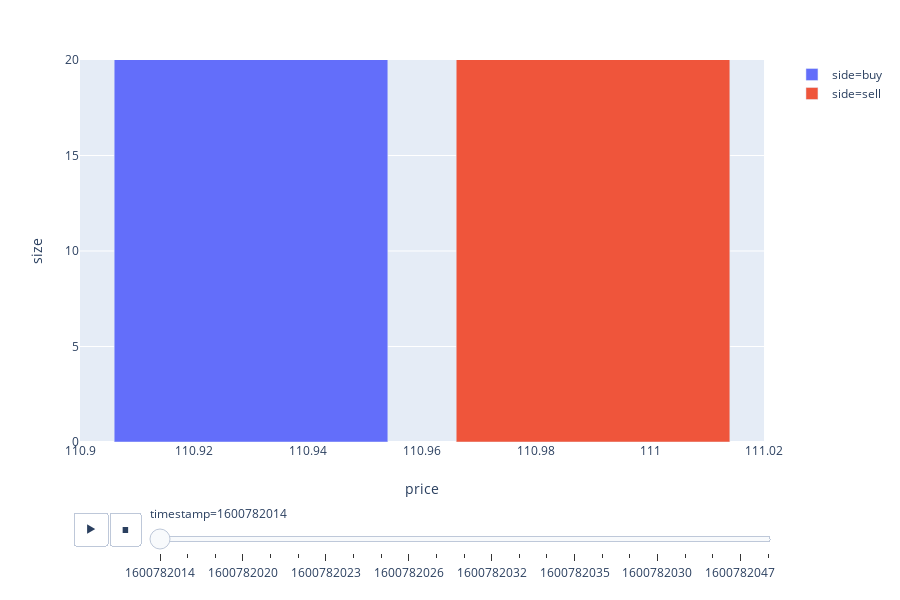

The cell this chart's notebook holds for it:
### Code cell
fig = px.bar(_tmp_data, x="price", y="size", color="side",
   animation_frame="timestamp", animation_group="side", 
   range_y=[0,20])
fig.update_layout(
    height=600,
    title_text=''
)
fig.show()

### Figure 1 — Plotly figure (JSON) as saved in the notebook; plotly's stock layout.template omitted (floating-point values rounded to 4 significant figures)
{"data": [{"alignmentgroup": "True", "hoverlabel": {"namelength": 0}, "hovertemplate": "side=buy<br>timestamp=1600782014<br>price=%{x}<br>size=%{y}", "ids": ["buy", "buy"], "legendgroup": "side=buy", "marker": {"color": "#636efa"}, "name": "side=buy", "offsetgroup": "side=buy", "orientation": "v", "showlegend": true, "textposition": "auto", "type": "bar", "x": [110.9, 110.9], "xaxis": "x", "y": [100, 0], "yaxis": "y"}, {"alignmentgroup": "True", "hoverlabel": {"namelength": 0}, "hovertemplate": "side=sell<br>timestamp=1600782014<br>price=%{x}<br>size=%{y}", "ids": ["sell"], "legendgroup": "side=sell", "marker": {"color": "#EF553B"}, "name": "side=sell", "offsetgroup": "side=sell", "orientation": "v", "showlegend": true, "textposition": "auto", "type": "bar", "x": [111.0], "xaxis": "x", "y": [100], "yaxis": "y"}], "layout": {"barmode": "relative", "height": 600, "legend": {"tracegroupgap": 0}, "margin": {"t": 60}, "sliders": [{"active": 0, "currentvalue": {"prefix": "timestamp="}, "len": 0.9, "pad": {"b": 10, "t": 60}, "steps": [{"args": [["1600782014"], {"frame": {"duration": 0, "redraw": true}, "fromcurrent": true, "mode": "immediate", "transition": {"duration": 0, "easing": "linear"}}], "label": "1600782014", "method": "animate"}, {"args": [["1600782018"], {"frame": {"duration": 0, "redraw": true}, "fromcurrent": true, "mode": "immediate", "transition": {"duration": 0, "easing": "linear"}}], "label": "1600782018", "method": "animate"}, {"args": [["1600782019"], {"frame": {"duration": 0, "redraw": true}, "fromcurrent": true, "mode": "immediate", "transition": {"duration": 0, "easing": "linear"}}], "label": "1600782019", "method": "animate"}, {"args": [["1600782020"], {"frame": {"duration": 0, "redraw": true}, "fromcurrent": true, "mode": "immediate", "transition": {"duration": 0, "easing": "linear"}}], "label": "1600782020", "method": "animate"}, {"args": [["1600782021"], {"frame": {"duration": 0, "redraw": true}, "fromcurrent": true, "mode": "immediate", "transition": {"duration": 0, "easing": "linear"}}], "label": "1600782021", "method": "animate"}, {"args": [["1600782022"], {"frame": {"duration": 0, "redraw": true}, "fromcurrent": true, "mode": "immediate", "transition": {"duration": 0, "easing": "linear"}}], "label": "1600782022", "method": "animate"}, {"args": [["1600782023"], {"frame": {"duration": 0, "redraw": true}, "fromcurrent": true, "mode": "immediate", "transition": {"duration": 0, "easing": "linear"}}], "label": "1600782023", "method": "animate"}, {"args": [["1600782024"], {"frame": {"duration": 0, "redraw": true}, "fromcurrent": true, "mode": "immediate", "transition": {"duration": 0, "easing": "linear"}}], "label": "1600782024", "method": "animate"}, {"args": [["1600782025"], {"frame": {"duration": 0, "redraw": true}, "fromcurrent": true, "mode": "immediate", "transition": {"duration": 0, "easing": "linear"}}], "label": "1600782025", "method": "animate"}, {"args": [["1600782026"], {"frame": {"duration": 0, "redraw": true}, "fromcurrent": true, "mode": "immediate", "transition": {"duration": 0, "easing": "linear"}}], "label": "1600782026", "method": "animate"}, {"args": [["1600782027"], {"frame": {"duration": 0, "redraw": true}, "fromcurrent": true, "mode": "immediate", "transition": {"duration": 0, "easing": "linear"}}], "label": "1600782027", "method": "animate"}, {"args": [["1600782031"], {"frame": {"duration": 0, "redraw": true}, "fromcurrent": true, "mode": "immediate", "transition": {"duration": 0, "easing": "linear"}}], "label": "1600782031", "method": "animate"}, {"args": [["1600782032"], {"frame": {"duration": 0, "redraw": true}, "fromcurrent": true, "mode": "immediate", "transition": {"duration": 0, "easing": "linear"}}], "label": "1600782032", "method": "animate"}, {"args": [["1600782033"], {"frame": {"duration": 0, "redraw": true}, "fromcurrent": true, "mode": "immediate", "transition": {"duration": 0, "easing": "linear"}}], "label": "1600782033", "method": "animate"}, {"args": [["1600782034"], {"frame": {"duration": 0, "redraw": true}, "fromcurrent": true, "mode": "immediate", "transition": {"duration": 0, "easing": "linear"}}], "label": "1600782034", "method": "animate"}, {"args": [["1600782035"], {"frame": {"duration": 0, "redraw": true}, "fromcurrent": true, "mode": "immediate", "transition": {"duration": 0, "easing": "linear"}}], "label": "1600782035", "method": "animate"}, {"args": [["1600782036"], {"frame": {"duration": 0, "redraw": true}, "fromcurrent": true, "mode": "immediate", "transition": {"duration": 0, "easing": "linear"}}], "label": "1600782036", "method": "animate"}, {"args": [["1600782037"], {"frame": {"duration": 0, "redraw": true}, "fromcurrent": true, "mode": "immediate", "transition": {"duration": 0, "easing": "linear"}}], "label": "1600782037", "method": "animate"}, {"args": [["1600782030"], {"frame": {"duration": 0, "redraw": true}, "fromcurrent": true, "mode": "immediate", "transition": {"duration": 0, "easing": "linear"}}], "label": "1600782030", "method": "animate"}, {"args": [["1600782038"], {"frame": {"duration": 0, "redraw": true}, "fromcurrent": true, "mode": "immediate", "transition": {"duration": 0, "easing": "linear"}}], "label": "1600782038", "method": "animate"}, {"args": [["1600782041"], {"frame": {"duration": 0, "redraw": true}, "fromcurrent": true, "mode": "immediate", "transition": {"duration": 0, "easing": "linear"}}], "label": "1600782041", "method": "animate"}, {"args": [["1600782047"], {"frame": {"duration": 0, "redraw": true}, "fromcurrent": true, "mode": "immediate", "transition": {"duration": 0, "easing": "linear"}}], "label": "1600782047", "method": "animate"}, {"args": [["1600782043"], {"frame": {"duration": 0, "redraw": true}, "fromcurrent": true, "mode": "immediate", "transition": {"duration": 0, "easing": "linear"}}], "label": "1600782043", "method": "animate"}], "x": 0.1, "xanchor": "left", "y": 0, "yanchor": "top"}], "title": {"text": ""}, "updatemenus": [{"buttons": [{"args": [null, {"frame": {"duration": 500, "redraw": true}, "fromcurrent": true, "mode": "immediate", "transition": {"duration": 500, "easing": "linear"}}], "label": "&#9654;", "method": "animate"}, {"args": [[null], {"frame": {"duration": 0, "redraw": true}, "fromcurrent": true, "mode": "immediate", "transition": {"duration": 0, "easing": "linear"}}], "label": "&#9724;", "method": "animate"}], "direction": "left", "pad": {"r": 10, "t": 70}, "showactive": false, "type": "buttons", "x": 0.1, "xanchor": "right", "y": 0, "yanchor": "top"}], "xaxis": {"anchor": "y", "domain": [0, 0.98], "title": {"text": "price"}}, "yaxis": {"anchor": "x", "domain": [0, 1], "range": [0, 20], "title": {"text": "size"}}}}
